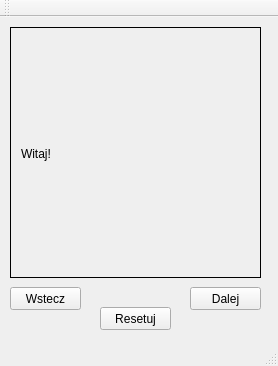
<?xml version="1.0" encoding="UTF-8"?>
<ui version="4.0">
 <class>MainWindow</class>
 <widget class="QMainWindow" name="MainWindow">
  <property name="geometry">
   <rect>
    <x>0</x>
    <y>0</y>
    <width>278</width>
    <height>366</height>
   </rect>
  </property>
  <property name="minimumSize">
   <size>
    <width>278</width>
    <height>366</height>
   </size>
  </property>
  <property name="maximumSize">
   <size>
    <width>278</width>
    <height>366</height>
   </size>
  </property>
  <property name="sizeIncrement">
   <size>
    <width>278</width>
    <height>366</height>
   </size>
  </property>
  <property name="windowTitle">
   <string>Rozpoznawanie Alkoholi</string>
  </property>
  <property name="animated">
   <bool>false</bool>
  </property>
  <property name="tabShape">
   <enum>QTabWidget::Rounded</enum>
  </property>
  <widget class="QWidget" name="centralWidget">
   <widget class="QStackedWidget" name="StackedWidget">
    <property name="enabled">
     <bool>true</bool>
    </property>
    <property name="geometry">
     <rect>
      <x>10</x>
      <y>10</y>
      <width>251</width>
      <height>251</height>
     </rect>
    </property>
    <property name="frameShape">
     <enum>QFrame::Box</enum>
    </property>
    <property name="frameShadow">
     <enum>QFrame::Plain</enum>
    </property>
    <property name="lineWidth">
     <number>1</number>
    </property>
    <property name="midLineWidth">
     <number>2</number>
    </property>
    <property name="currentIndex">
     <number>0</number>
    </property>
    <widget class="QWidget" name="page">
     <widget class="QLabel" name="label_3">
      <property name="geometry">
       <rect>
        <x>10</x>
        <y>-10</y>
        <width>231</width>
        <height>271</height>
       </rect>
      </property>
      <property name="text">
       <string>Witaj!</string>
      </property>
     </widget>
    </widget>
    <widget class="QWidget" name="Pytanie1">
     <widget class="QLabel" name="label">
      <property name="geometry">
       <rect>
        <x>20</x>
        <y>20</y>
        <width>221</width>
        <height>31</height>
       </rect>
      </property>
      <property name="text">
       <string>1. Proszę podać kolor napoju</string>
      </property>
     </widget>
     <widget class="QCheckBox" name="checkBox11">
      <property name="geometry">
       <rect>
        <x>20</x>
        <y>60</y>
        <width>81</width>
        <height>17</height>
       </rect>
      </property>
      <property name="text">
       <string>bezbarwny</string>
      </property>
     </widget>
     <widget class="QCheckBox" name="checkBox12">
      <property name="geometry">
       <rect>
        <x>20</x>
        <y>80</y>
        <width>81</width>
        <height>17</height>
       </rect>
      </property>
      <property name="text">
       <string>biały</string>
      </property>
     </widget>
     <widget class="QCheckBox" name="checkBox13">
      <property name="geometry">
       <rect>
        <x>20</x>
        <y>100</y>
        <width>91</width>
        <height>17</height>
       </rect>
      </property>
      <property name="text">
       <string>żółty</string>
      </property>
     </widget>
     <widget class="QCheckBox" name="checkBox14">
      <property name="geometry">
       <rect>
        <x>20</x>
        <y>120</y>
        <width>91</width>
        <height>17</height>
       </rect>
      </property>
      <property name="text">
       <string>złoty</string>
      </property>
     </widget>
     <widget class="QCheckBox" name="checkBox15">
      <property name="geometry">
       <rect>
        <x>20</x>
        <y>140</y>
        <width>91</width>
        <height>17</height>
       </rect>
      </property>
      <property name="text">
       <string>brązowy</string>
      </property>
     </widget>
     <widget class="QCheckBox" name="checkBox16">
      <property name="geometry">
       <rect>
        <x>20</x>
        <y>160</y>
        <width>91</width>
        <height>17</height>
       </rect>
      </property>
      <property name="text">
       <string>czerwony</string>
      </property>
     </widget>
     <widget class="QCheckBox" name="checkBox17">
      <property name="geometry">
       <rect>
        <x>20</x>
        <y>180</y>
        <width>91</width>
        <height>17</height>
       </rect>
      </property>
      <property name="text">
       <string>czarny</string>
      </property>
     </widget>
     <widget class="QCheckBox" name="checkBox18">
      <property name="geometry">
       <rect>
        <x>20</x>
        <y>200</y>
        <width>91</width>
        <height>17</height>
       </rect>
      </property>
      <property name="text">
       <string>zielony</string>
      </property>
     </widget>
     <widget class="QCheckBox" name="checkBox19">
      <property name="geometry">
       <rect>
        <x>20</x>
        <y>220</y>
        <width>91</width>
        <height>17</height>
       </rect>
      </property>
      <property name="text">
       <string>niebieski</string>
      </property>
     </widget>
    </widget>
    <widget class="QWidget" name="Pytanie2">
     <widget class="QLabel" name="label_2">
      <property name="geometry">
       <rect>
        <x>20</x>
        <y>20</y>
        <width>221</width>
        <height>31</height>
       </rect>
      </property>
      <property name="text">
       <string>2. Proszę podać stężenie alkoholu:</string>
      </property>
     </widget>
     <widget class="QDoubleSpinBox" name="doubleSpinBox">
      <property name="geometry">
       <rect>
        <x>20</x>
        <y>60</y>
        <width>91</width>
        <height>22</height>
       </rect>
      </property>
      <property name="decimals">
       <number>1</number>
      </property>
     </widget>
    </widget>
    <widget class="QWidget" name="Pytanie3">
     <widget class="QLabel" name="label_5">
      <property name="geometry">
       <rect>
        <x>20</x>
        <y>20</y>
        <width>221</width>
        <height>31</height>
       </rect>
      </property>
      <property name="text">
       <string>3. Proszę podać jaki posiada zapach:</string>
      </property>
     </widget>
     <widget class="QCheckBox" name="checkBox31">
      <property name="geometry">
       <rect>
        <x>20</x>
        <y>60</y>
        <width>91</width>
        <height>17</height>
       </rect>
      </property>
      <property name="text">
       <string>eteryczny</string>
      </property>
     </widget>
     <widget class="QCheckBox" name="checkBox32">
      <property name="geometry">
       <rect>
        <x>20</x>
        <y>80</y>
        <width>91</width>
        <height>17</height>
       </rect>
      </property>
      <property name="text">
       <string>słodki</string>
      </property>
     </widget>
     <widget class="QCheckBox" name="checkBox33">
      <property name="geometry">
       <rect>
        <x>20</x>
        <y>100</y>
        <width>91</width>
        <height>17</height>
       </rect>
      </property>
      <property name="text">
       <string>korzenny</string>
      </property>
     </widget>
     <widget class="QCheckBox" name="checkBox34">
      <property name="geometry">
       <rect>
        <x>20</x>
        <y>120</y>
        <width>91</width>
        <height>17</height>
       </rect>
      </property>
      <property name="text">
       <string>siarkowy</string>
      </property>
     </widget>
     <widget class="QCheckBox" name="checkBox35">
      <property name="geometry">
       <rect>
        <x>20</x>
        <y>140</y>
        <width>91</width>
        <height>17</height>
       </rect>
      </property>
      <property name="text">
       <string>ziołowy</string>
      </property>
     </widget>
     <widget class="QCheckBox" name="checkBox36">
      <property name="geometry">
       <rect>
        <x>20</x>
        <y>160</y>
        <width>91</width>
        <height>17</height>
       </rect>
      </property>
      <property name="text">
       <string>spirytusowy</string>
      </property>
     </widget>
    </widget>
    <widget class="QWidget" name="Pytanie4">
     <widget class="QLabel" name="label_6">
      <property name="geometry">
       <rect>
        <x>20</x>
        <y>20</y>
        <width>221</width>
        <height>31</height>
       </rect>
      </property>
      <property name="text">
       <string>4. Czy napój jest gazowany?</string>
      </property>
     </widget>
     <widget class="QCheckBox" name="checkBox41">
      <property name="geometry">
       <rect>
        <x>20</x>
        <y>60</y>
        <width>70</width>
        <height>17</height>
       </rect>
      </property>
      <property name="text">
       <string>Tak</string>
      </property>
     </widget>
    </widget>
    <widget class="QWidget" name="Pytanie5">
     <widget class="QLabel" name="label_7">
      <property name="geometry">
       <rect>
        <x>20</x>
        <y>20</y>
        <width>221</width>
        <height>31</height>
       </rect>
      </property>
      <property name="text">
       <string>5. Proszę podać kontynent pochodzenia:</string>
      </property>
     </widget>
     <widget class="QCheckBox" name="checkBox51">
      <property name="geometry">
       <rect>
        <x>20</x>
        <y>60</y>
        <width>121</width>
        <height>17</height>
       </rect>
      </property>
      <property name="text">
       <string>Europa</string>
      </property>
     </widget>
     <widget class="QCheckBox" name="checkBox52">
      <property name="geometry">
       <rect>
        <x>20</x>
        <y>80</y>
        <width>121</width>
        <height>17</height>
       </rect>
      </property>
      <property name="text">
       <string>Azja</string>
      </property>
     </widget>
     <widget class="QCheckBox" name="checkBox53">
      <property name="geometry">
       <rect>
        <x>20</x>
        <y>100</y>
        <width>121</width>
        <height>17</height>
       </rect>
      </property>
      <property name="text">
       <string>Ameryka Północna</string>
      </property>
     </widget>
     <widget class="QCheckBox" name="checkBox54">
      <property name="geometry">
       <rect>
        <x>20</x>
        <y>120</y>
        <width>121</width>
        <height>17</height>
       </rect>
      </property>
      <property name="text">
       <string>Ameryka Południowa</string>
      </property>
     </widget>
     <widget class="QCheckBox" name="checkBox55">
      <property name="geometry">
       <rect>
        <x>20</x>
        <y>140</y>
        <width>121</width>
        <height>17</height>
       </rect>
      </property>
      <property name="text">
       <string>Afrya</string>
      </property>
     </widget>
     <widget class="QCheckBox" name="checkBox56">
      <property name="geometry">
       <rect>
        <x>20</x>
        <y>160</y>
        <width>121</width>
        <height>17</height>
       </rect>
      </property>
      <property name="text">
       <string>Australia</string>
      </property>
     </widget>
    </widget>
    <widget class="QWidget" name="Pytanie6">
     <widget class="QLabel" name="label_8">
      <property name="geometry">
       <rect>
        <x>20</x>
        <y>20</y>
        <width>221</width>
        <height>31</height>
       </rect>
      </property>
      <property name="text">
       <string>6. Prosze podać smak:</string>
      </property>
     </widget>
     <widget class="QCheckBox" name="checkBox63">
      <property name="geometry">
       <rect>
        <x>20</x>
        <y>60</y>
        <width>91</width>
        <height>17</height>
       </rect>
      </property>
      <property name="text">
       <string>gorzki</string>
      </property>
     </widget>
     <widget class="QCheckBox" name="checkBox64">
      <property name="geometry">
       <rect>
        <x>20</x>
        <y>80</y>
        <width>91</width>
        <height>17</height>
       </rect>
      </property>
      <property name="text">
       <string>słodki</string>
      </property>
     </widget>
     <widget class="QCheckBox" name="checkBox65">
      <property name="geometry">
       <rect>
        <x>20</x>
        <y>100</y>
        <width>91</width>
        <height>17</height>
       </rect>
      </property>
      <property name="text">
       <string>kwaśny</string>
      </property>
     </widget>
     <widget class="QCheckBox" name="checkBox61">
      <property name="geometry">
       <rect>
        <x>20</x>
        <y>120</y>
        <width>91</width>
        <height>17</height>
       </rect>
      </property>
      <property name="text">
       <string>słony</string>
      </property>
     </widget>
     <widget class="QCheckBox" name="checkBox62">
      <property name="geometry">
       <rect>
        <x>20</x>
        <y>140</y>
        <width>91</width>
        <height>17</height>
       </rect>
      </property>
      <property name="text">
       <string>bezsmakowy</string>
      </property>
     </widget>
    </widget>
   </widget>
   <widget class="QPushButton" name="pushButton">
    <property name="geometry">
     <rect>
      <x>190</x>
      <y>270</y>
      <width>71</width>
      <height>23</height>
     </rect>
    </property>
    <property name="text">
     <string>Dalej</string>
    </property>
   </widget>
   <widget class="QPushButton" name="pushButton_2">
    <property name="geometry">
     <rect>
      <x>10</x>
      <y>270</y>
      <width>71</width>
      <height>23</height>
     </rect>
    </property>
    <property name="text">
     <string>Wstecz</string>
    </property>
   </widget>
   <widget class="QPushButton" name="pushButton_3">
    <property name="geometry">
     <rect>
      <x>100</x>
      <y>290</y>
      <width>71</width>
      <height>23</height>
     </rect>
    </property>
    <property name="text">
     <string>Resetuj</string>
    </property>
   </widget>
  </widget>
  <widget class="QToolBar" name="mainToolBar">
   <property name="windowTitle">
    <string/>
   </property>
   <attribute name="toolBarArea">
    <enum>TopToolBarArea</enum>
   </attribute>
   <attribute name="toolBarBreak">
    <bool>false</bool>
   </attribute>
  </widget>
  <widget class="QStatusBar" name="statusBar"/>
 </widget>
 <layoutdefault spacing="6" margin="11"/>
 <resources/>
 <connections/>
</ui>
